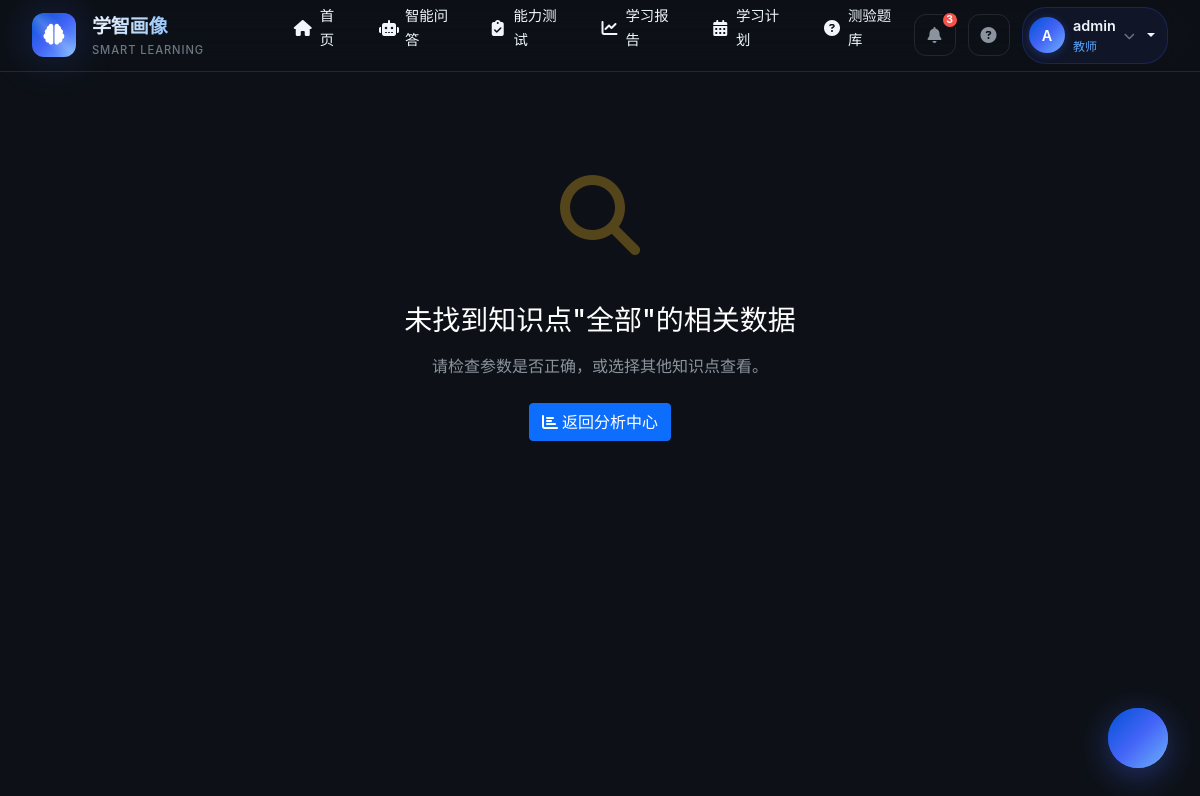
Screenshot of /analysis/knowledge-point/全部 (signed in) with the database file from the repository.
### app/models/user.py (models this page shows, shortened)
class User(UserMixin, db.Model):
    __tablename__ = 'users'
    id = db.Column(db.Integer, primary_key=True)
    username = db.Column(db.String(64), unique=True, index=True)
    email = db.Column(db.String(120), unique=True, index=True)
    password_hash = db.Column(db.String(128))
    role = db.Column(db.String(20), default='student')  # 'student', 'teacher', 'admin'
    def is_teacher(self):
        return self.role == 'teacher' or self.role == 'admin'

### app/routes/analysis.py (the view, shortened to what this page needs)
@analysis_bp.route('/knowledge-point/<topic>')
@login_required
def knowledge_point_analysis(topic):
    try:
        topic_submissions_query = QuizSubmission.query.filter_by(question_topic=topic)
        if not current_user.is_teacher():
            topic_submissions_query = topic_submissions_query.filter_by(student_id=current_user.username)
        submissions = topic_submissions_query.all()
        if not submissions:
            return render_template('analysis/not_found.html', message=f'未找到知识点"{topic}"的相关数据')
    except Exception as e:
        print(f"知识点分析出错: {str(e)}")
        import traceback
        traceback.print_exc()
        return render_template('analysis/not_found.html', message=f'知识点"{topic}"分析出错: {str(e)}')

### app/models/user.py (called while the page is built)
@login_manager.user_loader
def load_user(user_id):
    return User.query.get(int(user_id))

### app/templates/analysis/not_found.html (shortened to what this page needs)
{% extends "base.html" %}
{% block content %}
<div class="container py-5">
    <div class="row justify-content-center">
        <div class="col-md-6 text-center">
            <div class="mb-4" style="font-size:80px;color:rgba(251,191,36,0.3);">
                <i class="fas fa-search"></i>
            </div>
            <h3 class="text-white mb-3">{{ message|default('未找到相关数据', true) }}</h3>
            <p class="text-muted mb-4">请检查参数是否正确，或选择其他知识点查看。</p>
            <a href="{{ url_for('analysis.index') }}" class="btn btn-primary">
                <i class="fas fa-chart-bar me-1"></i>返回分析中心
            </a>
        </div>
    </div>
</div>
{% endblock %}

### app/templates/base.html (shortened to what this page needs)
<!DOCTYPE html>
<html lang="zh-CN">
<head>
    <link href="https://cdn.bootcdn.net/ajax/libs/bootstrap/5.1.3/css/bootstrap.min.css" rel="stylesheet">
    <link rel="stylesheet" href="https://cdn.bootcdn.net/ajax/libs/font-awesome/6.4.0/css/all.min.css">
    <link href="https://fonts.loli.net/css2?family=Inter:wght@300;400;500;600;700;800&family=Noto+Sans+SC:wght@300;400;500;600;700;800&display=swap" rel="stylesheet">
</head>
<body>
    <nav class="top-navbar">
        <a class="navbar-brand" href="{{ url_for('main.index') }}">
            <div class="brand-logo">
                <i class="fas fa-brain"></i>
            </div>
            <div class="brand-text">
                <span class="brand-name">学智画像</span>
                <span class="brand-tagline">SMART LEARNING</span>
            </div>
        </a>
        <ul class="nav-menu">
            <li class="nav-item">
                <a class="nav-link {% if request.endpoint == 'main.index' %}active{% endif %}" href="{{ url_for('main.index') }}">
                    <i class="fas fa-home"></i>
                    <span>首页</span>
                </a>
            </li>
            <li class="nav-item">
                <a class="nav-link {% if request.endpoint and 'intelligent' in request.endpoint %}active{% endif %}" href="{{ url_for('intelligent_assistant.index') }}">
                    <i class="fas fa-robot"></i>
                    <span>智能问答</span>
                </a>
            </li>
            <li class="nav-item">
                <a class="nav-link {% if request.endpoint and 'test' in request.endpoint %}active{% endif %}" href="{{ url_for('test.assessment') }}">
                    <i class="fas fa-clipboard-check"></i>
                    <span>能力测试</span>
                </a>
            </li>
            <li class="nav-item">
                <a class="nav-link {% if request.endpoint and 'analysis' in request.endpoint and 'report' in request.endpoint %}active{% endif %}" href="{{ url_for('analysis.learning_report') }}">
                    <i class="fas fa-chart-line"></i>
                    <span>学习报告</span>
                </a>
            </li>
            <li class="nav-item">
                <a class="nav-link {% if request.endpoint and 'student' in request.endpoint %}active{% endif %}" href="{{ url_for('student.learning_plan') }}">
                    <i class="fas fa-calendar-alt"></i>
                    <span>学习计划</span>
                </a>
            </li>
            <li class="nav-item">
                <a class="nav-link {% if request.endpoint and 'quiz' in request.endpoint %}active{% endif %}" href="{{ url_for('quiz.index') }}">
                    <i class="fas fa-question-circle"></i>
                    <span>测验题库</span>
                </a>
            </li>
        </ul>
        <div class="navbar-actions">
            <button class="nav-icon-btn" title="消息">
                <i class="fas fa-bell"></i>
                <span class="badge">3</span>
            </button>
            <button class="nav-icon-btn" title="帮助中心">
                <i class="fas fa-circle-question"></i>
            </button>
            {% if current_user.is_authenticated %}
            <div class="user-menu dropdown">
                <div class="dropdown-toggle" data-bs-toggle="dropdown" aria-expanded="false" style="display: flex; align-items: center; cursor: pointer; gap: 8px;">
                    <div class="user-avatar">
                        {{ current_user.username[0]|upper if current_user.username else 'U' }}
                    </div>
                    <div class="user-info">
                        <span class="user-name">{{ current_user.username }}</span>
                        <span class="user-role">{{ '教师' if current_user.is_teacher() else '学生' }}</span>
                    </div>
                    <i class="fas fa-chevron-down" style="font-size: 0.7rem; color: var(--text-muted);"></i>
                </div>
            </div>
            {% else %}
            <a href="{{ url_for('auth.login') }}" class="btn-pro btn-pro-primary btn-pro-sm">
                <i class="fas fa-sign-in-alt"></i>
                登录
            </a>
            {% endif %}
        </div>
    </nav>
    <main class="main-wrapper">
        <div class="page-container">
            {% block content %}{% endblock %}
        </div>
    </main>
    {% if current_user.is_authenticated %}
    <button class="ai-float-btn" onclick="window.location.href='{{ url_for('intelligent_assistant.index') }}'" title="AI助手">
        <div class="pulse"></div>
        <i class="fas fa-robot"></i>
    </button>
    {% endif %}
</body>
</html>

### rows the page displays
User: username "A", username "admin", role "教师"

### other values shown
{{ message|default('未找到相关数据', true) }} "未找到知识点\"全部\"的相关数据"
